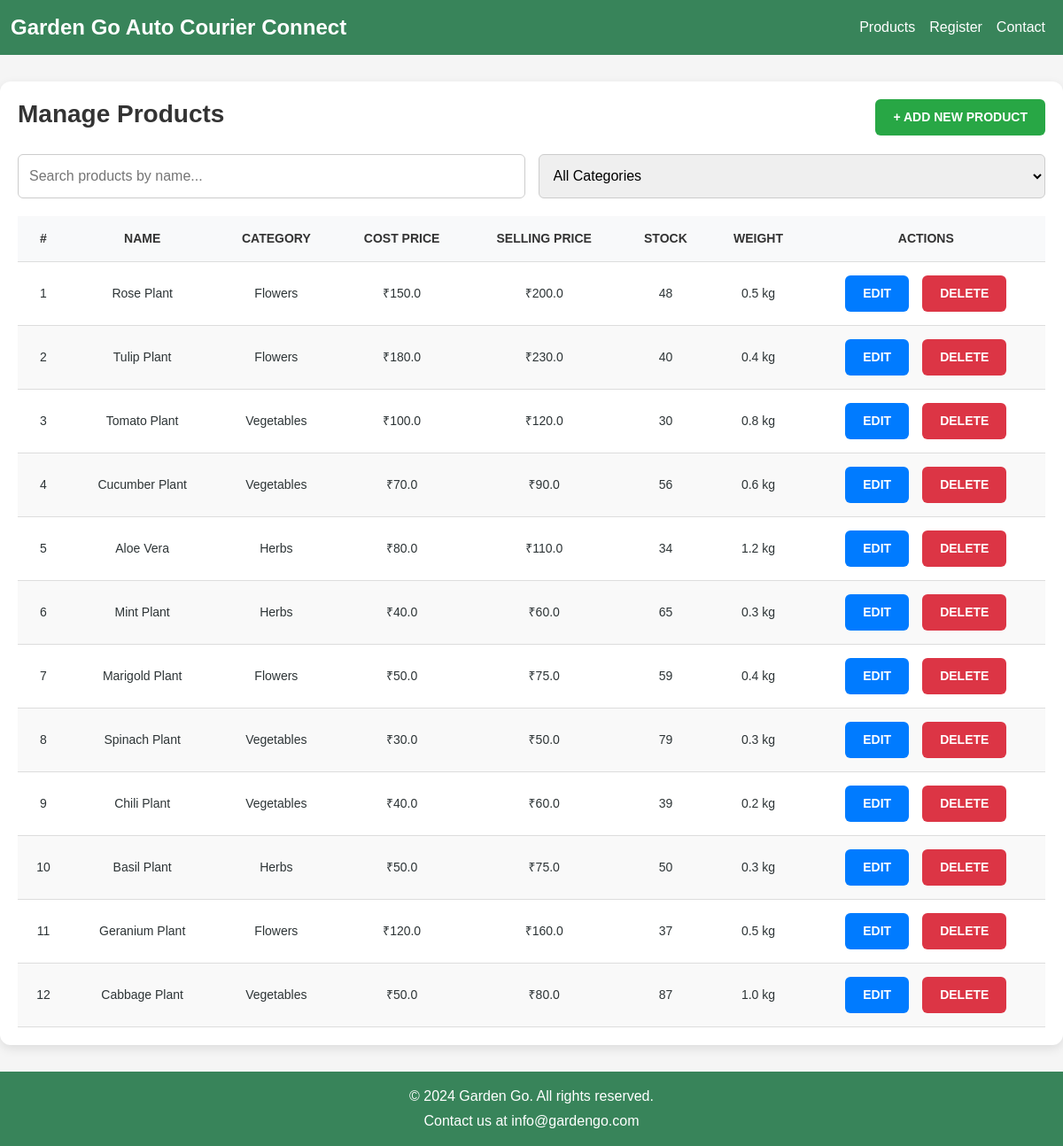
/admin/products, run on an earlier commit of the app's database.
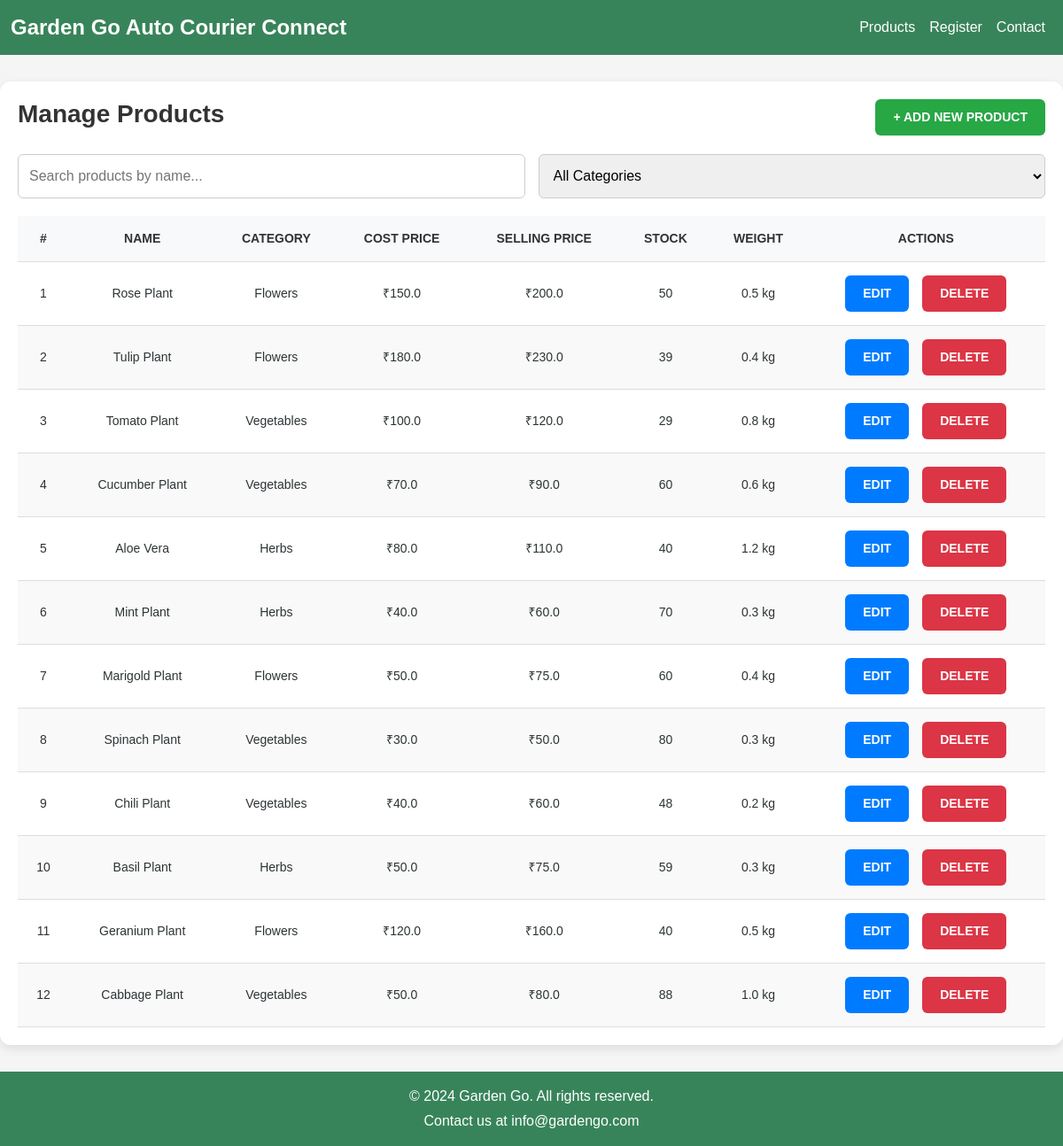
And on a later commit of the database.
### models.py (models this page shows)
class Product(db.Model):
    __tablename__ = 'product'
    product_id = db.Column(db.Integer, primary_key=True)
    name = db.Column(db.String(80), nullable=False)
    cost_price = db.Column(db.Float, nullable=False)
    selling_price = db.Column(db.Float, nullable=False)
    description = db.Column(db.String)
    stock_quantity = db.Column(db.Integer, nullable=False)
    image_url = db.Column(db.String)
    product_weight = db.Column(db.Float, nullable=False)  # New attribute
    category_id = db.Column(db.Integer, db.ForeignKey('category.category_id'))
    category = db.relationship('Category', back_populates='products')
    cart_items = db.relationship('CartItem', back_populates='product')
    order_items = db.relationship('OrderItem', back_populates='product')

class Category(db.Model):
    __tablename__ = 'category'
    category_id = db.Column(db.Integer, primary_key=True)
    category_name = db.Column(db.String(50), nullable=False)
    category_description = db.Column(db.String)
    products = db.relationship('Product', back_populates='category')

### admin.py (the view)
@admin_bp.route('/products', methods=['GET'])
def list_products():
    products = Product.query.all()
    categories = Category.query.all()
    return render_template('admin/manage_products.html', products=products, categories=categories)

### app.py (called while the page is built)
@app.before_request
def update_last_login():
    if current_user.is_authenticated:
        current_user.last_login = datetime.utcnow()
        db.session.commit()

### templates/admin/manage_products.html (shortened to what this page needs)
{% extends "base.html" %}
{% block css %}
<link
  rel="stylesheet"
  href="{{ url_for('static', filename='css/admin/manage_products.css') }}"
/>
{% endblock %}
{% block content %}
<div class="manage-products-container">
    <div class="header">
        <h1 class="page-title">Manage Products</h1>
        <a href="{{ url_for('admin.add_product') }}" class="btn btn-add">+ Add New Product</a>
    </div>
    <div class="search-filter-section">
        <input
          type="text"
          class="search-bar"
          placeholder="Search products by name..."
          onkeyup="filterProducts()"
          id="searchInput"
        />
        <select
          class="filter-dropdown"
          id="categoryFilter"
          onchange="filterProducts()">
            <option value="">All Categories</option>
        </select>
    </div>
    <div class="table-container">
        <table class="products-table" id="productsTable">
            <thead>
                <tr>
                    <th>#</th>
                    <th>Name</th>
                    <th>Category</th>
                    <th>Cost Price</th>
                    <th>Selling Price</th>
                    <th>Stock</th>
                    <th>Weight</th>
                    <th>Actions</th>
                </tr>
            </thead>
            <tbody>
                {% for product in products %}
                <tr>
                    <td>{{ product.product_id }}</td>
                    <td>{{ product.name }}</td>
                    <td>{{ product.category.category_name if product.category else 'N/A' }}</td>
                    <td>₹{{ product.cost_price }}</td>
                    <td>₹{{ product.selling_price }}</td>
                    <td>{{ product.stock_quantity }}</td>
                    <td>{{ product.product_weight }} kg</td>
                    <td class="actions-cell">
                        <a href="{{ url_for('admin.edit_product', product_id=product.product_id) }}" class="btn btn-edit">Edit</a>
                        <form
                          method="POST"
                          action="{{ url_for('admin.delete_product', product_id=product.product_id) }}"
                          onsubmit="return confirm('Are you sure you want to delete this product?');"
                        >
                            <button type="submit" class="btn btn-delete">Delete</button>
                        </form>
                    </td>
                </tr>
                {% endfor %}
            </tbody>
        </table>
    </div>
</div>
{% endblock %}

### templates/base.html (shortened to what this page needs)
<!DOCTYPE html>
<html lang="en">
  <head>
    <link
      href="https://cdn.jsdelivr.net/npm/bootstrap@5.3.0/dist/css/bootstrap.min.css"
      rel="stylesheet"
    />
    <link
      rel="stylesheet"
      href="{{ url_for('static', filename='css/base.css') }}"
    />
    <link
      href="https://cdnjs.cloudflare.com/ajax/libs/toastr.js/latest/toastr.min.css"
      rel="stylesheet"
    />
    {% block css %}{% endblock %}
  </head>
  <body>
    <header>
      <nav class="navbar navbar-expand-lg navbar-dark custom-navbar">
        <div class="container-fluid">
          <a class="navbar-brand" href="{{ url_for('home') }}"
            >Garden Go Auto Courier Connect</a
          >
          <div class="collapse navbar-collapse" id="navbarNav">
            <ul class="navbar-nav ms-auto">
              {% if not current_user.is_authenticated %}
              <li class="nav-item">
                <a class="nav-link active" href="{{ url_for('show_products') }}"
                  >Products</a
                >
              </li>
              <li class="nav-item">
                <a class="nav-link active" href="{{ url_for('register') }}"
                  >Register</a
                >
              </li>
              <li class="nav-item">
                <a class="nav-link active" href="{{ url_for('contact') }}"
                  >Contact</a
                >
              </li>
              {% endif %}
            </ul>
          </div>
        </div>
      </nav>
    </header>
    <main>{% block content %}{% endblock %}</main>
    <footer style="background-color: #38845a; color: #ffffff" class="py-3">
      <div class="container text-center">
        <p class="mb-1">&copy; 2024 Garden Go. All rights reserved.</p>
        <p class="mb-0">
          Contact us at
          <a
            href="mailto:info@gardengo.com"
            class="text-decoration-none"
            style="color: #ffffff"
            >info@gardengo.com</a
          >
        </p>
      </div>
    </footer>
  </body>
</html>

### static/css/base.css (style rules this page uses)
* { box-sizing: border-box; margin: 0; padding: 0; }
body { font-family: Arial, sans-serif; background-color: #f5f5f5; color: #2d3436; }
.custom-navbar { background-color: #38845A; }
.custom-navbar .navbar-brand { font-size: 1.5rem; font-weight: bold; }

### static/css/admin/manage_products.css (style rules this page uses)
.manage-products-container { max-width: 1200px; margin: 30px auto; padding: 20px; background-color: #ffffff; box-shadow: 0 4px 12px rgba(0, 0, 0, 0.1); border-radius: 12px; min-height: calc(100vh - 206px); }
.header { display: flex; justify-content: space-between; align-items: center; margin-bottom: 20px; }
.page-title { font-size: 28px; color: #333; font-weight: bold; }
.btn { padding: 10px 20px; font-size: 14px; font-weight: bold; text-transform: uppercase; border: none; border-radius: 6px; cursor: pointer; text-decoration: none; color: #ffffff; transition: background-color 0.3s ease; }
.btn-add { background-color: #28a745; }
.btn-edit { background-color: #007bff; margin-right: 5px; }
.btn-delete { background-color: #dc3545; }
.search-filter-section { display: flex; gap: 15px; margin-bottom: 20px; }
.search-bar, .filter-dropdown { flex: 1; padding: 12px; font-size: 16px; border: 1px solid #ccc; border-radius: 6px; }
.table-container { overflow-x: auto; }
.products-table { width: 100%; border-collapse: collapse; border-spacing: 0; font-size: 14px; }
.products-table th, .products-table td { padding: 15px; text-align: center; border-bottom: 1px solid #ddd; }
.products-table th { background-color: #f8f9fa; color: #333; text-transform: uppercase; }
.products-table tr:nth-child(even) { background-color: #f9f9f9; }
.actions-cell { display: flex; justify-content: center; gap: 10px; }

What changed in the data, as far as the page shows it:
changed Product "Rose Plant": stock_quantity "48" → "50"
changed Product "Tulip Plant": stock_quantity "40" → "39"
changed Product "Tomato Plant": stock_quantity "30" → "29"
changed Product "Cucumber Plant": stock_quantity "56" → "60"
changed Product "Aloe Vera": stock_quantity "34" → "40"
changed Product "Mint Plant": stock_quantity "65" → "70"
changed Product "Marigold Plant": stock_quantity "59" → "60"
changed Product "Spinach Plant": stock_quantity "79" → "80"
changed Product "Chili Plant": stock_quantity "39" → "48"
changed Product "Basil Plant": stock_quantity "50" → "59"
changed Product "Geranium Plant": stock_quantity "37" → "40"
changed Product "Cabbage Plant": stock_quantity "87" → "88"
